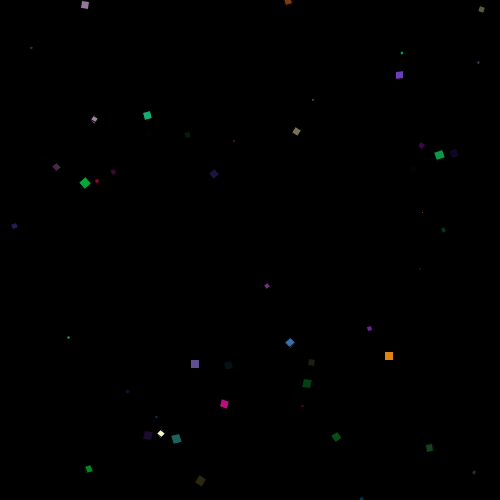
Frame 1 (no input)
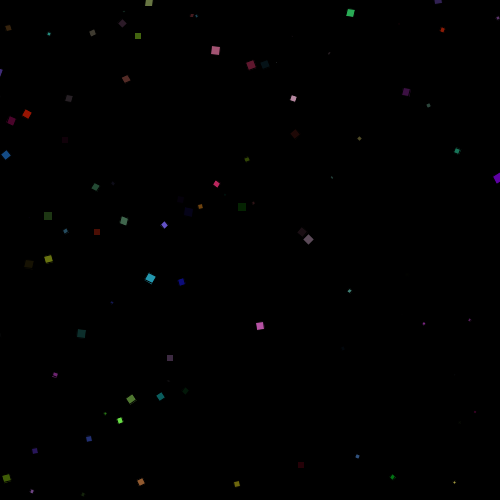
Frame 60 (the mouse pressed at the canvas centre just before this capture)
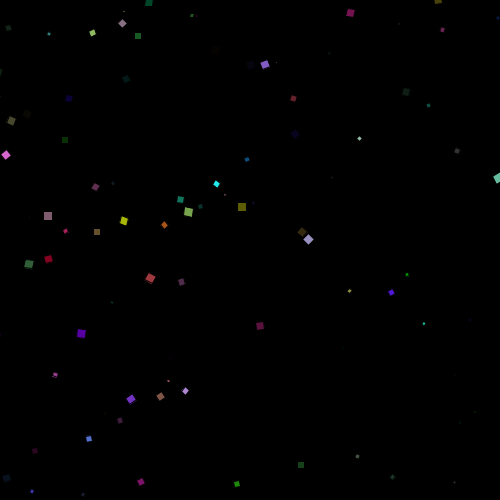
Frame 120 (the mouse held since frame 60 and released just before this capture)

The Processing sketch that drew these frames (run headless with seeded random() and noise(); from frame 60 on, the mouse is pressed at the canvas centre):

// Processing sketch: processing_42304
// ── processing_42304.pde

//Move the mouse to change directions
Rectangle[] c;

void setup()
{
 size(500,500);
 smooth();
 fill(20, 255, 50);
 frameRate(50);

c = new Rectangle[750];
for(int i=0; i<c.length; i++)
{
 c[i] = new Rectangle(); 
 c[i].x = random(width+500);
 c[i].y = random(height+500);
 c[i].a = (int)random(1, 10);
 c[i].b = (int)random(2,12);
}
}
void draw()
{
  background(0);
  for(int i=0; i<c.length; i++)
  {
   c[i].move();
   c[i].show(); 
  }
} 

class Rectangle
{
 float x, y;
 int a, b;

 void show()
{
 fill(random(255),random(255),random(255),random(255));
 rotate(360);
 rect(x,y,a,a);
}

void move()
{
  x += ( mouseX - width/2  ) * 0.01 ;
  y += ( mouseY - height/2 ) * 0.01 ;
}
}
